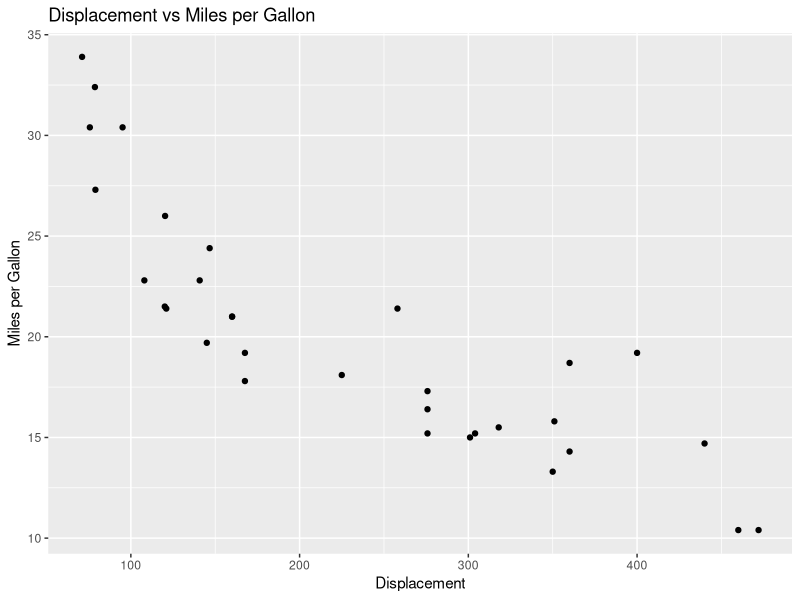
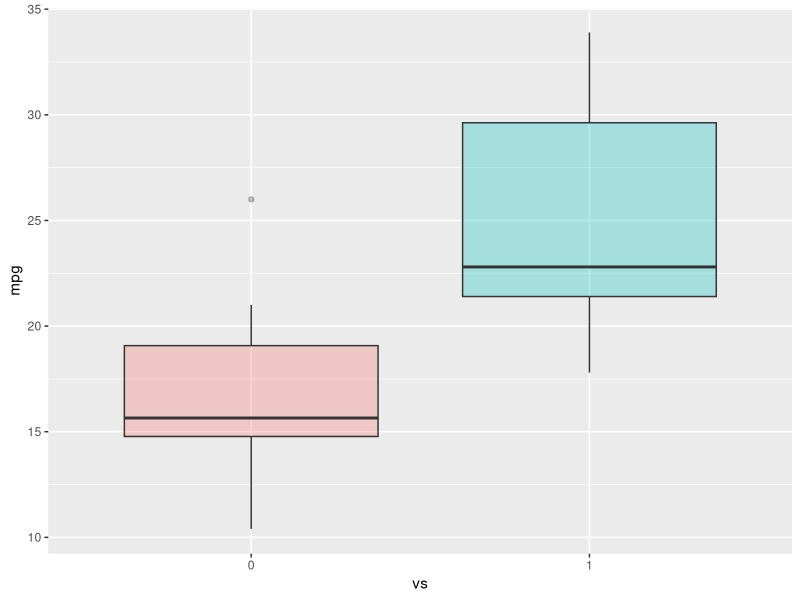
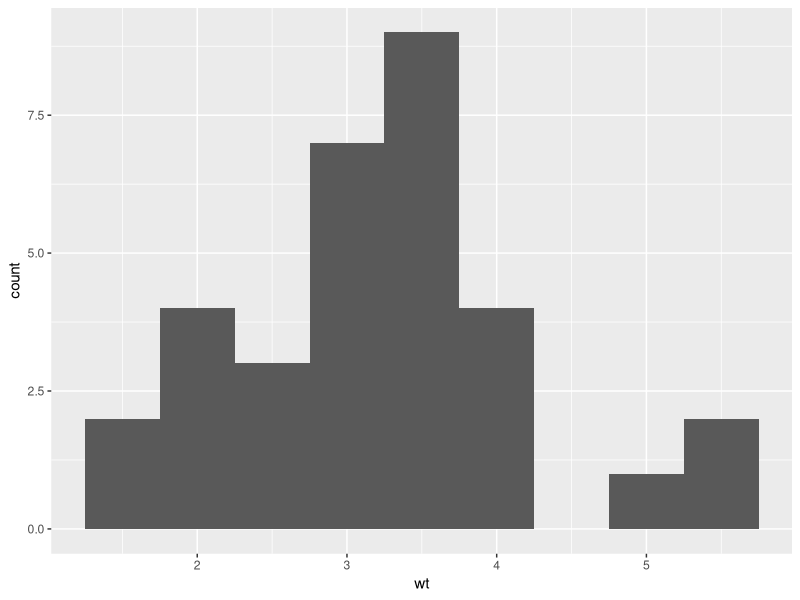

Source code (R) for these figures, in order:
library(datasets)
data(mtcars)
head(mtcars, 5)

library(ggplot2)
ggplot(aes(x=disp, y=mpg), data=mtcars) + geom_point() + ggtitle("Displacement vs Miles per Gallon") + labs(x = "Displacement", y = "Miles per Gallon")

mtcars$vs <- as.factor(mtcars$vs)
ggplot(aes(x=vs, y=mpg, fill = vs), data=mtcars) + 
  geom_boxplot(alpha = 0.3) + 
  theme(legend.position = "none")

ggplot(aes(x=wt), data = mtcars) + geom_histogram(binwidth = 0.5)

#data(iris)
#library(GGally)
#ggpairs(iris, mapping=ggplot2::aes(colour = Species))